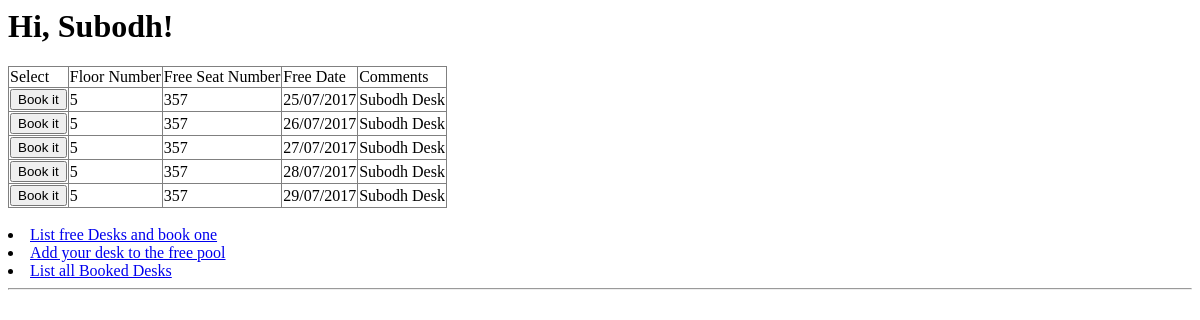
The page /freeDesk on the database as committed earlier.
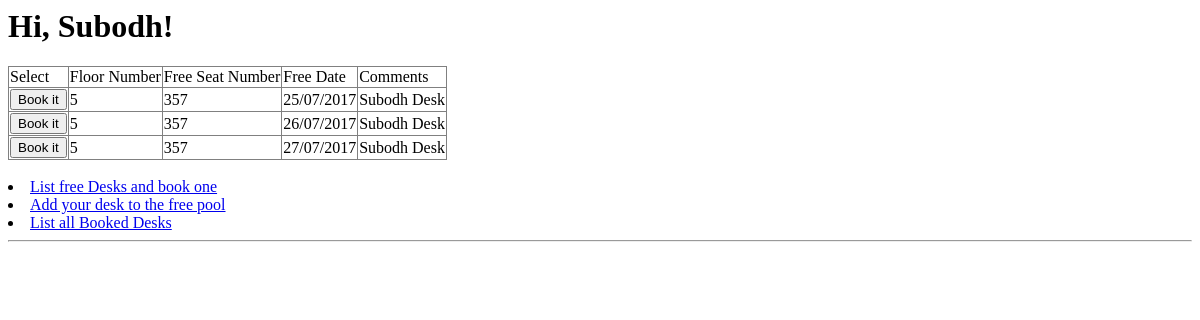
The same page on the database as committed later.
### tables this page shows
CREATE TABLE HotDesk (
	Floor INTEGER,
	DeskNo INTEGER,
	Free_date DATE,
	Remark TEXT,
	Primary Key(DeskNo, Free_date)
	);

### app/views.py (the view)
@app.route('/freeDesk')
def freeDesk():
	user = {'nickname' : 'Subodh'} ##fake user
	hotdesks = dao.findAllDesk()
	if hotdesks:
		return render_template("freeDesk.html", user=user, hotdesks=hotdesks)
	else:
		return '''<HTML><TITLE>No HotDesk</TITLE><BODY>Sorry !
			No Hot Desk available as of now<BR><A href="/">HotDesk App</A>
			</BODY></HTML>'''

### HotDeskDAO.py (called while the page is built)
def CreateDesk():
	conn = sqlite3.connect('HotDesk.sqlite')
	cursor = conn.cursor()
	cursor.execute('''
	CREATE TABLE IF NOT EXISTS HotDesk (
	Floor INTEGER,
	DeskNo INTEGER,
	Free_date DATE,
	Remark TEXT,
	Primary Key(DeskNo, Free_date)
	);''')
	cursor.close()
	conn.commit()

def findAllDesk():
	CreateDesk()
	conn = sqlite3.connect('HotDesk.sqlite')
	cursor = conn.cursor()
	FreeDesk = list()
	FreeDeskRS = cursor.execute('''SELECT rowid, Floor,
				DeskNo, Free_date, Remark from  HotDesk
				order by Free_date asc''')
	for row in FreeDeskRS:
		FreeDesk.append({'rowid' : row[0], 'floor' : row[1], 'deskno' : row[2], 'free_date' : row[3], 'remark' : row[4]})
	cursor.close()
	conn.commit()
	return FreeDesk

### app/templates/freeDesk.html (shortened to what this page needs)
<html>
	<head>
	</head>
	<body>
		<h1>Hi, {{ user.nickname}}! </h1>
		<table frame=box rules=ALL borger="5" >
			<THEAD>
				<TR>
					<TD>Select
					<TD>Floor Number
					<TD>Free Seat Number
					<TD>Free Date
					<TD>Comments
			<THEAD>
			<TBODY>
			<FORM action="/confirmBooking" method="POST">
				{% for desk in hotdesks %}
				<TR>
					<TD><BUTTON type="submit" name="submit" value={{ desk.rowid }}>Book it</Button>
					<TD>{{ desk.floor }}
					<TD>{{ desk.deskno }}
					<TD>{{ desk.free_date }}
					<TD>{{ desk.remark }}
				{% endfor %}
			</TBODY>
		</TABLE><BR>
		{% include 'common.html' %}

### app/templates/common.html
	<li><a href='/freeDesk'>List free Desks and book one</a><BR>
	<li><a href='/addHotDesk'>Add your desk to the free pool</a><BR>
	<li><a href='/bookedDesks'>List all Booked Desks</a><BR>
	<HR>
	<body>
</html>

Rows that differ between the two databases and show on the page:
removed HotDesk: {{ desk.rowid }} 4 (drawn), floor "5", deskno "357", free_date "28/07/2017", remark "Subodh Desk"
removed HotDesk: floor "5", deskno "357", free_date "29/07/2017", remark "Subodh Desk"
